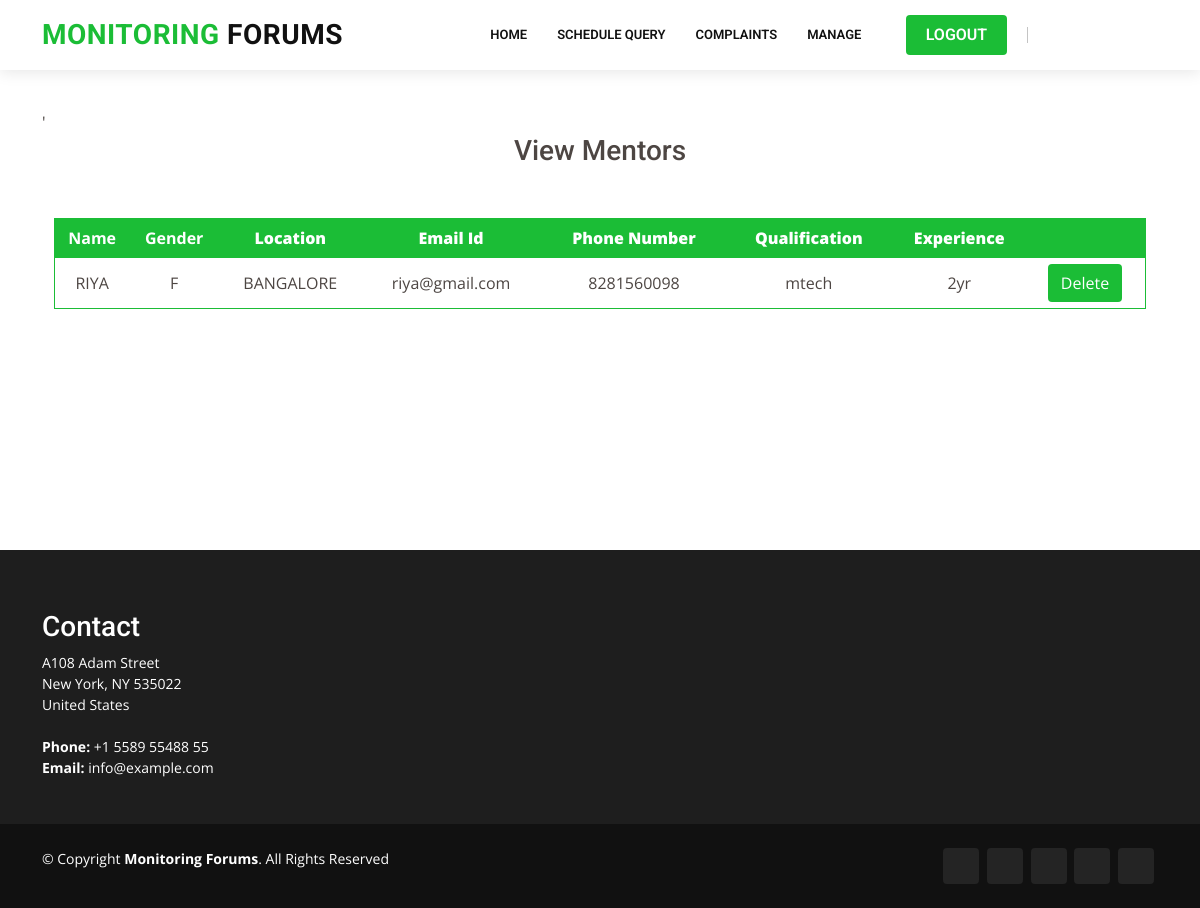
Screenshot of /viewmentors/ (signed in) with the database file from the repository.
### GroupAdmin/models.py (models this page shows)
class mentorsregistration(models.Model):
    mentorname=models.CharField(max_length=20)
    gender = models.CharField(max_length=20)
    location = models.CharField(max_length=20)
    emailid = models.CharField(max_length=20)
    phoneno = models.CharField(max_length=20)
    qualification = models.CharField(max_length=20)
    experience = models.CharField(max_length=20)
    username = models.CharField(max_length=20)
    password = models.CharField(max_length=20)
    grpadmin_id = models.ForeignKey(groupadmins,on_delete=models.CASCADE)
    status = models.CharField(max_length=20)

### GroupAdmin/views.py (the view)
# urls.py: url(r'^viewmentors/',groupadmin_view.viewmentors,name='viewmentors'),
@never_cache
def viewmentors(request):
    if 'id' not in request.session:
        return redirect('index')
    obgrp = groupadmins.objects.get(id=request.session['id'])
    ob = mentorsregistration.objects.filter(grpadmin_id=obgrp,status='verified')
    return render(request,"groupadmin/viewmentors.html",{'data':ob})

### Templates/groupadmin/viewmentors.html
{% extends 'groupadmin/base.html'%}
{% block content %}
<section style="margin-top:50px;min-height: 500px;">
    <div class="container">'
        <div class="text-center"><h3>View Mentors</h3></div>
        <div class="row" style="margin:0 auto;width:100%;margin-top:20px;">
            {%if data%}
            <div>
                <table style="border:1px solid #1bbd36;width:100%;margin-top: 30px;">
                    <thead style="color: white;background: #1bbd36;text-align: center;height: 40px;">
                    <tr >
                        <th>Name</th>
                        <th>Gender</th>
                        <th><b>Location</b></th>
                        <th><b>Email Id</b></th>
                        <th><b>Phone Number</b></th>
                        <th><b>Qualification</b></th>
                        <th><b>Experience</b></th>
                        <th></th>
                        <th></th>
                    </tr>
                </thead>
                <tbody style="text-align: center;">
                {% for v in data %}
                <tr  style="border-bottom:1px solid #1bbd36;height:50px">
                    <td>{{v.mentorname}}</td>
                    <td>{{v.gender}}</td>
                    <td>{{v.location}}</td>
                    <td>{{v.emailid}}</td>
                    <td>{{v.phoneno}}</td>
                    <td>{{v.qualification}}</td>
                    <td>{{v.experience}}</td>
                    <td><a href="{% url 'deletementors' v.id %}" class="btn" style="background: #1bbd36;color: white;">Delete</a></td>
                </tr>
                {% endfor %}
                </tbody>
            </table>
            </div>
            {% else %}
                <div class="text-center">List is empty</div>
            {% endif %}
        </div>
    </div>
</section>
{% endblock %}

### static/Company/assets/css/style.css (style rules this page uses)
body { font-family: "Open Sans", sans-serif; color: #4d4643; }
a { color: #1bbd36; text-decoration: none; }
h1, h2, h3, h4, h5, h6 { font-family: "Roboto", sans-serif; }
section { padding: 60px 0; overflow: hidden; }

### rows the page displays
mentorsregistration: mentorname "RIYA", gender "F", location "BANGALORE", emailid "riya@gmail.com", phoneno "8281560098", qualification "mtech", experience "2yr"
